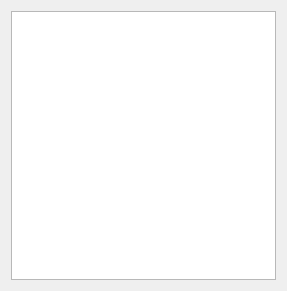
<?xml version="1.0" encoding="UTF-8"?>
<ui version="4.0">
 <class>pun2e</class>
 <widget class="QWidget" name="pun2e">
  <property name="geometry">
   <rect>
    <x>0</x>
    <y>0</y>
    <width>287</width>
    <height>291</height>
   </rect>
  </property>
  <property name="windowTitle">
   <string>Form</string>
  </property>
  <layout class="QGridLayout" name="gridLayout">
   <item row="0" column="0">
    <widget class="QTableView" name="tableView"/>
   </item>
  </layout>
 </widget>
 <resources/>
 <connections/>
</ui>
